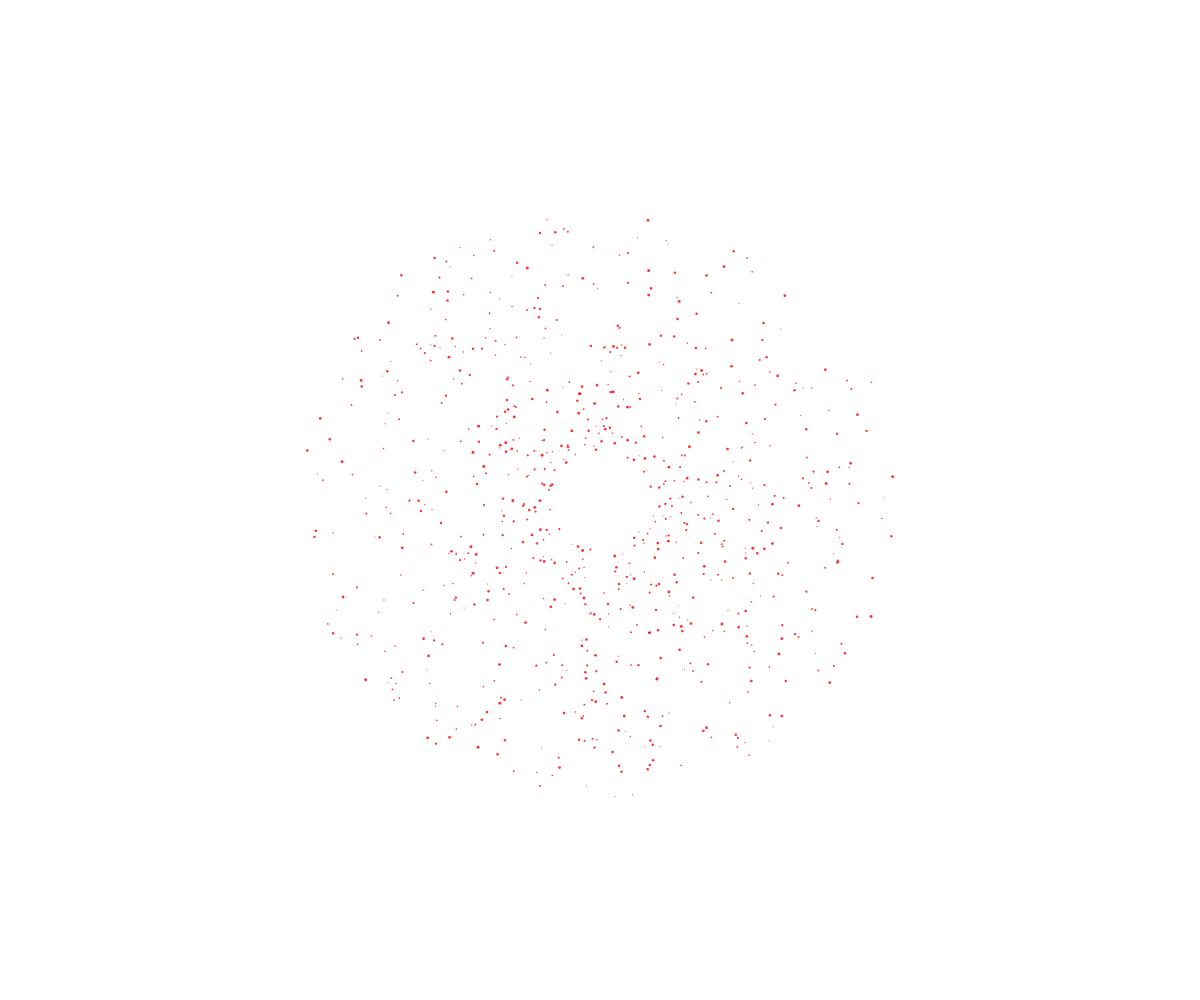
Frame 1 (no input)
Frame 60 (no input): identical to frame 1, image omitted
Frame 120 (the mouse pressed at the canvas centre since frame 60): identical to frame 1, image omitted

The p5.js sketch that drew this single still picture (run headless with seeded random() and noise() and a simulated clock; from frame 60 on, the mouse is pressed at the canvas centre):

// p5.js sketch
// ── sketch.js
let particles = [];
let centerX, centerY;
let maxRadius = 300;
let minRadius = 50;
let progress = 0;
let step = 0;
let maxSteps = 120;

function setup() {
  createCanvas(windowWidth, windowHeight);
  colorMode(HSB, 360, 100, 100, 1);
  centerX = width / 2;
  centerY = height / 2;
  
  // Initialize particles in a circular formation
  for (let i = 0; i < 800; i++) {
    let angle = random(TWO_PI);
    let r = random(minRadius, maxRadius);
    
    let pos = createVector(
      centerX + r * cos(angle),
      centerY + r * sin(angle)
    );
    
    particles.push({
      pos: pos.copy(),
      originalPos: pos.copy(),
      vel: createVector(0, 0),
      size: random(1, 3),
      isMoving: false,
      age: 0
    });
  }
}

function draw() {
  background(255);
  
  // Update progress
  if (frameCount % 2 === 0) {
    progress += 0.005;
    if (progress >= 1) {
      progress = 0;
      step++;
      if (step > maxSteps) step = 0;
    }
  }
  
  // Draw particles
  for (let i = particles.length - 1; i >= 0; i--) {
    let p = particles[i];
    
    if (!p.isMoving) {
      // Pull towards center
      let target = createVector(centerX, centerY);
      let force = p.originalPos.copy().sub(p.pos);
      let distance = force.mag();
      
      if (distance > 1) {
        force.normalize();
        force.mult(0.05);
        p.vel.add(force);
        p.isMoving = true;
      }
    } else {
      // Apply velocity
      p.pos.add(p.vel);
      
      // Slow down over time
      p.vel.mult(0.95);
      
      // Age particle
      p.age++;
    }
    
    // Draw particle
    noStroke();
    fill(0, 100, 100, 0.8);
    ellipse(p.pos.x, p.pos.y, p.size);
    
    // Remove if moved too far or aged out
    if (p.age > 300 || p.pos.dist(createVector(centerX, centerY)) < 5) {
      particles.splice(i, 1);
    }
  }
  
  // Create domino effect pattern
  if (step % 10 === 0 && step > 0) {
    let angle = map(step, 0, maxSteps, 0, TWO_PI);
    let r = map(step, 0, maxSteps, minRadius, maxRadius);
    
    // Draw a geometric pattern as particles converge
    stroke(0, 100, 100, 0.8);
    noFill();
    beginShape();
    for (let i = 0; i < 12; i++) {
      let a = angle + map(i, 0, 12, 0, TWO_PI);
      let x = centerX + r * cos(a);
      let y = centerY + r * sin(a);
      vertex(x, y);
    }
    endShape(CLOSE);
  }
}

function windowResized() {
  resizeCanvas(windowWidth, windowHeight);
  centerX = width / 2;
  centerY = height / 2;
}
